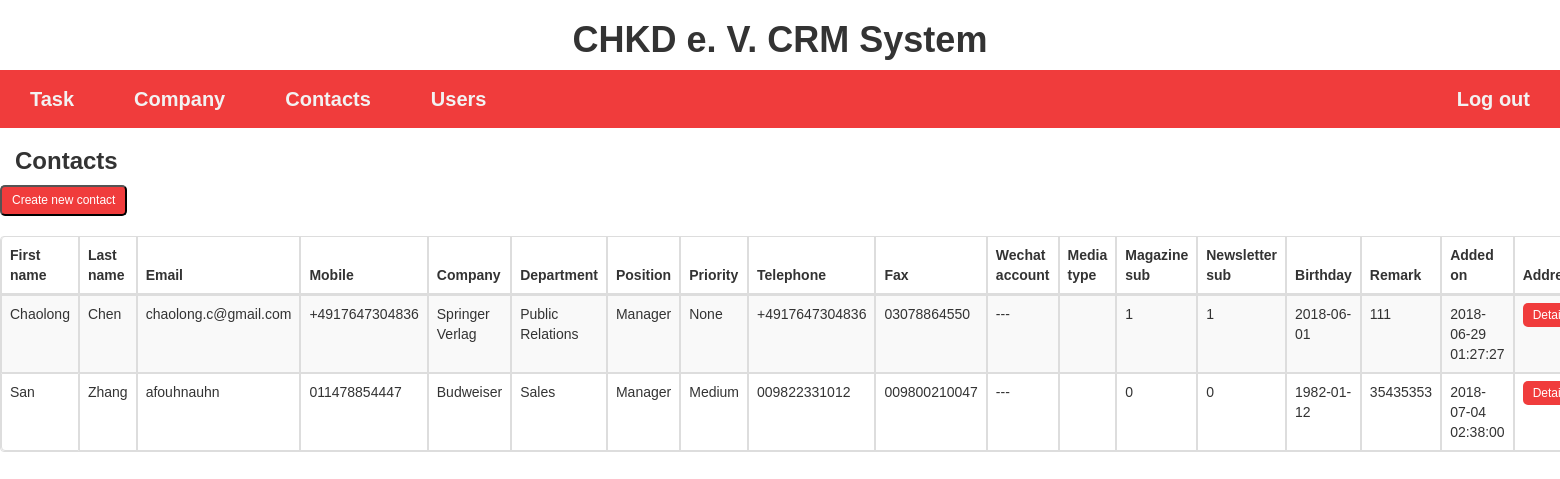
The page /content/person.php on the database its author committed.
### tables this page shows
CREATE TABLE IF NOT EXISTS `job` (
  `job_id` INT(11) NOT NULL AUTO_INCREMENT,
  `person_id` INT(11) NOT NULL,
  `company_id` INT(11) NOT NULL,
  `department` VARCHAR(45) NOT NULL,
  `position` VARCHAR(45) NOT NULL,
  PRIMARY KEY (`job_id`, `company_id`, `person_id`),
  CONSTRAINT `job_person_id`
    FOREIGN KEY (`person_id`)
    REFERENCES `person` (`person_id`)
    ON DELETE CASCADE,
  CONSTRAINT `company_id`
    FOREIGN KEY (`company_id`)
    REFERENCES `company` (`company_id`)
    ON DELETE CASCADE);

CREATE TABLE IF NOT EXISTS `person` (
  `person_id` INT(11) NOT NULL AUTO_INCREMENT,
  `first_name` VARCHAR(45) NOT NULL,
  `last_name` VARCHAR(45) NOT NULL,
  `media_type` ENUM('German media', 'Chinese media', 'Foreign media', ' Not media') NOT NULL,
  `magazine_sub` TINYINT NOT NULL,
  `newsletter_sub` TINYINT NOT NULL,
  `birthday` DATE NULL,
  `priority` ENUM('High', 'Medium', 'Low', 'None') NOT NULL,
  `p_remark` TEXT NULL,
  `p_date_added` DATETIME NOT NULL DEFAULT NOW(),
  `p_tel` VARCHAR(20) NULL,
  `fax` VARCHAR(20) NULL,
  `mobile` VARCHAR(20) NOT NULL  ,
  `p_email` VARCHAR(150) NOT NULL  ,
  `wechat` VARCHAR(50) NULL  ,
  PRIMARY KEY (`person_id`));

CREATE TABLE IF NOT EXISTS `company` (
  `company_id` INT(11) NOT NULL AUTO_INCREMENT,
  `name_de` VARCHAR(150) NOT NULL  ,
  `website` VARCHAR(255) NULL  ,
  `c_tel` VARCHAR(20) NOT NULL  ,
  `c_email` VARCHAR(150) NOT NULL  ,
  `service_region` ENUM('EU', 'Western Europe', 'Germany and German-speaking region', 'Other') NOT NULL,
  `employee_count` INT(8) NULL,
  `registration_nr` VARCHAR(15) NULL  ,
  `annual_revenue` VARCHAR(20) NULL,
  `c_remark` TEXT NULL,
  `c_date_added` DATETIME NOT NULL DEFAULT NOW(),
  `member_type` ENUM('Board', 'Counsil', 'Class A', 'Class B', 'Automotive Committee', 'Support', 'Not') NOT NULL,
  `industry` ENUM('Agro', 'Metal', 'Automobile', 'Construction', 'Pharma', 'Publishing', 'Finance', 'Media', 'Electronics', 'Logistic', 'IT', 'Energy', 'Other') NOT NULL,
  `parent_company` INT(11) NULL,
  PRIMARY KEY (`company_id`),
  CONSTRAINT `parent_company`
    FOREIGN KEY (`parent_company`)
    REFERENCES `company` (`company_id`)
    ON DELETE SET NULL);

### content/person.php (the view, shortened to what this page needs)
<?php
require_once ('../conn.php');
 ?>
<?php
include_once('../page/head.php');
?>
<h1 style="text-align: center; font-weight:bolder;">CHKD e. V. CRM System</h1>
<?php include_once('../page/menu.php'); ?>
<h3 style="padding-left:15px; font-weight:bolder;">Contacts</h3>
<form>
    <input type="button" value="Create new contact" onclick="window.location.href='insert_person.php'" class="btnsml" />
</form>
<div>
  <table class="table table-striped table-bordered">
    <thead>
      <tr>
        <th>First name</th>
        <th>Last name</th>
        <th>Email</th>
        <th>Mobile</th>
        <th>Company</th>
        <th>Department</th>
        <th>Position</th>
        <th>Priority</th>
        <th>Telephone</th>
        <th>Fax</th>
        <th>Wechat account</th>
        <th>Media type</th>
        <th>Magazine sub</th>
        <th>Newsletter sub</th>
        <th>Birthday</th>
        <th>Remark</th>
        <th>Added on</th>
        <th>Addresses</th>
      </tr>
    </thead>
    <tbody>
      <?php
       $sql = "SELECT * FROM person natural join company natural join job";
       $result = mysqli_query($conn, $sql);
       while($row = mysqli_fetch_assoc($result)){
                echo '<tr>';
                echo '<td>'. $row['first_name'] . '</td>';
                echo '<td>'. $row['last_name'] . '</td>';
                echo '<td>'. $row['p_email'] . '</td>';
                echo '<td>'. $row['mobile'] . '</td>';
                echo '<td>'. $row['name_de']. '</td>';
                echo '<td>'. $row['department']. '</td>';
                echo '<td>'. $row['position']. '</td>';
                echo '<td>'. $row['priority']. '</td>';
                echo '<td>'. $row['p_tel']. '</td>';
                echo '<td>'. $row['fax']. '</td>';
                echo '<td>'. $row['wechat']. '</td>';
                echo '<td>'. $row['media_type']. '</td>';
                echo '<td>'. $row['magazine_sub']. '</td>';
                echo '<td>'. $row['newsletter_sub']. '</td>';
                echo '<td>'. $row['birthday']. '</td>';
                echo '<td>'. $row['p_remark']. '</td>';
                echo '<td>'. $row['p_date_added']. '</td>';
                echo '<td>';
                echo '<a class="btnsml" href="person_address.php?person_id='.$row['person_id'].'">Detail</a>';
                echo '</td>';
                echo '</tr>';
       }
      ?>
    </tbody>
  </table>
</div>

### page/head.php (style rules this page uses)
body { margin:0; font-family: Arial, Helvetica, sans-serif; }
.btnsml { -webkit-border-radius: 10; -moz-border-radius: 10; border-radius: 5px; font-family: Arial; color: #ffffff; font-size: 12px; background: #f03c3c; padding: 5px 10px 5px 10px; text-decoration: none; }

### rows shown on the page
job: person.first_name "Chaolong", person.last_name "Chen", person.p_email "chaolong.c@gmail.com", person.mobile "+4917647304836", company.name_de "Springer Verlag", department "Public Relations", position "Manager", person.priority "None", person.p_tel "+4917647304836", person.fax "03078864550", person.wechat "---", person.magazine_sub "1", person.newsletter_sub "1", person.birthday "2018-06-01", person.p_remark "111", person.p_date_added "2018-06-29 01:27:27"
job: person.first_name "San", person.last_name "Zhang", person.p_email "afouhnauhn", person.mobile "011478854447", company.name_de "Budweiser", department "Sales", position "Manager", person.priority "Medium", person.p_tel "009822331012", person.fax "009800210047", person.wechat "---", person.magazine_sub "0", person.newsletter_sub "0", person.birthday "1982-01-12", person.p_remark "35435353", person.p_date_added "2018-07-04 02:38:00"
